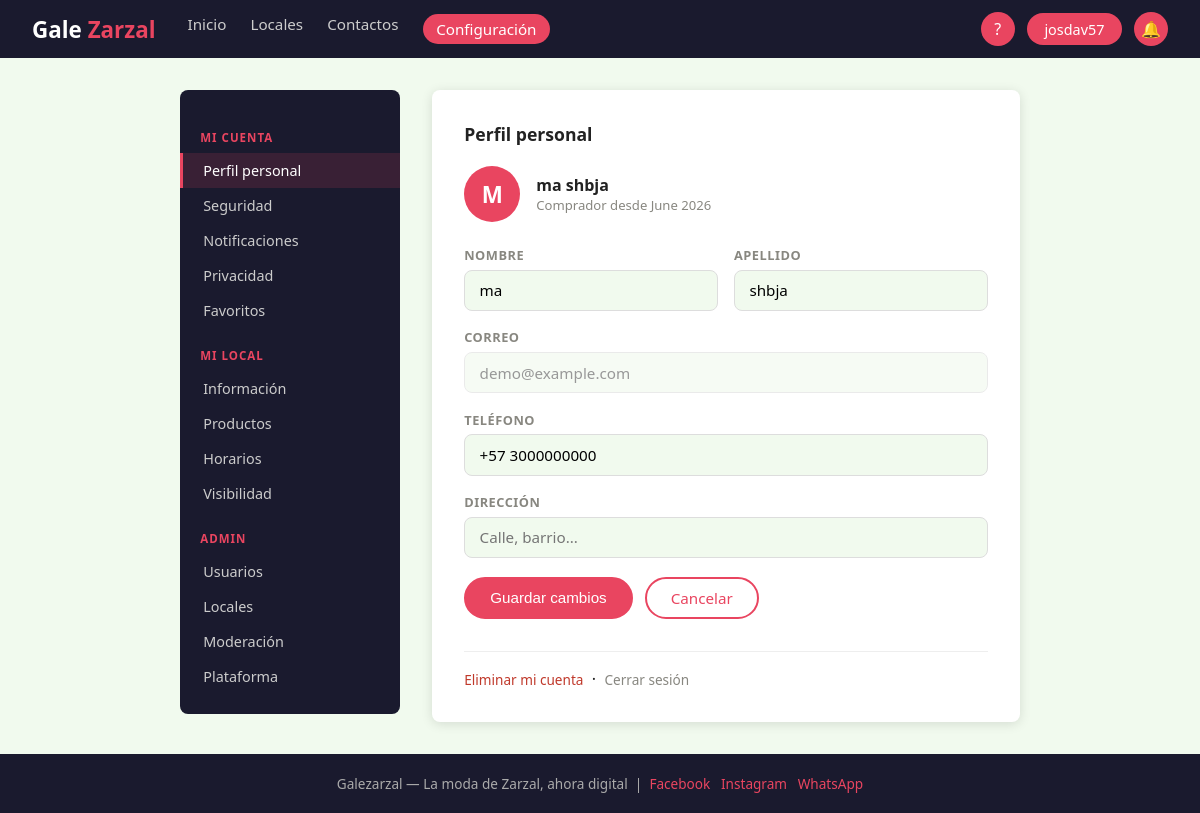
/configuracion/configuracion.php (signed in), run on the app's committed database.
### tables this page shows
CREATE TABLE `usuario` (
  `iduser` int(11) NOT NULL,
  `username` varchar(50) NOT NULL,
  `email` varchar(100) NOT NULL,
  `passwordHash` varchar(255) NOT NULL,
  `primerNombre` varchar(50) NOT NULL,
  `segundoNombre` varchar(50) DEFAULT NULL,
  `primerApellido` varchar(50) NOT NULL,
  `segundoApellido` varchar(50) DEFAULT NULL,
  `direccion` varchar(150) DEFAULT NULL,
  `celular` varchar(15) DEFAULT NULL,
  `idTipDocu` int(11) NOT NULL,
  `idRol` int(11) NOT NULL DEFAULT 1,
  `idOrigenUser` int(11) DEFAULT NULL,
  `fechaRegistro` datetime NOT NULL DEFAULT current_timestamp(),
  `estado` enum('activo','inactivo','suspendido') NOT NULL DEFAULT 'activo'
);

### configuracion/configuracion.php (the view, shortened to what this page needs)
<?php
$db     = getDB();
$st = $db->prepare(
    "SELECT u.*, c.nomCiudad FROM Usuario u
     LEFT JOIN OrigenUsuario ou ON ou.idOrigenUser = u.idOrigenUser
     LEFT JOIN Ciudad c ON c.idciud = ou.idciud
     WHERE u.iduser = ?"
);
$st->execute([$_SESSION['iduser']]);
$usuario = $st->fetch();
require_once __DIR__ . '/../includes/header.php';
?>
<div class="config-layout">
  <?php require_once __DIR__ . '/sidebar.php'; ?>
  <main class="config-main">
    <div class="config-panel">
      <h2>Perfil personal</h2>
      <div style="display:flex;align-items:center;gap:1rem;margin-bottom:1.5rem;">
        <div style="width:56px;height:56px;border-radius:50%;background:var(--rojo);color:var(--blanco);
                    display:flex;align-items:center;justify-content:center;font-size:1.4rem;font-weight:700;">
          <?= strtoupper(substr($usuario['primerNombre']??'G',0,1)) ?>
        </div>
        <div>
          <strong><?= htmlspecialchars(($usuario['primerNombre']??'').' '.($usuario['primerApellido']??'')) ?></strong>
          <p style="font-size:.82rem;color:var(--gris);"><?= htmlspecialchars($usuario['nomRol']??'Comprador') ?> desde <?= date('F Y', strtotime($usuario['fechaRegistro']??'now')) ?></p>
        </div>
      </div>
      <form method="POST">
        <div class="form-row">
          <div class="form-group">
            <label>Nombre</label>
            <input type="text" name="primerNombre" value="<?= htmlspecialchars($usuario['primerNombre']??'') ?>" required>
          </div>
          <div class="form-group">
            <label>Apellido</label>
            <input type="text" name="primerApellido" value="<?= htmlspecialchars($usuario['primerApellido']??'') ?>" required>
          </div>
        </div>
        <div class="form-group">
          <label>Correo</label>
          <input type="email" value="<?= htmlspecialchars($usuario['email']??'') ?>" disabled style="opacity:.6;">
        </div>
        <div class="form-group">
          <label>Teléfono</label>
          <input type="tel" name="celular" value="<?= htmlspecialchars($usuario['celular']??'') ?>" placeholder="+57 316 000 000">
        </div>
        <div class="form-group">
          <label>Dirección</label>
          <input type="text" name="direccion" value="<?= htmlspecialchars($usuario['direccion']??'') ?>" placeholder="Calle, barrio...">
        </div>
        <div class="form-acciones">
          <button type="submit" class="btn-primary">Guardar cambios</button>
          <a href="/galezarzal/index.php" class="btn-outline">Cancelar</a>
        </div>
      </form>
      <div style="margin-top:2rem;padding-top:1rem;border-top:1px solid #eee;">
        <a href="/galezarzal/usuario/eliminarCuenta.php" style="color:#c0392b;font-size:.85rem;">Eliminar mi cuenta</a>
        &nbsp;·&nbsp;
        <a href="/galezarzal/includes/aut_logout.php" style="color:var(--gris);font-size:.85rem;">Cerrar sesión</a>
      </div>
    </div>
  </main>
</div>
<?php require_once __DIR__ . '/../includes/footer.php'; ?>

### assets/css/style.css (style rules this page uses)
:root { --rojo: #E94560; --oscuro: #1A1A2E; --crema: #F1FAEE; --blanco: #FFFFFF; --gris: #888780; --gris-l: #e8e8e8; --exito: #2ecc71; --alerta: #f39c12; --radio: 8px; --sombra: 0 2px 12px rgba(0,0,0,.12); }
*, *::before, *::after { box-sizing: border-box; margin: 0; padding: 0; }
html { scroll-behavior: smooth; }
body { font-family: 'Segoe UI', Arial, sans-serif; background: var(--crema); color: #222; min-height: 100vh; display: flex; flex-direction: column; }
a { color: inherit; text-decoration: none; }
.btn-primary { background: var(--rojo); color: var(--blanco); border: 2px solid var(--rojo); border-radius: 25px; padding: .55rem 1.5rem; font-size: .95rem; cursor: pointer; transition: opacity .2s; display: inline-block; }
.btn-outline { background: transparent; color: var(--rojo); border: 2px solid var(--rojo); border-radius: 25px; padding: .55rem 1.5rem; font-size: .95rem; cursor: pointer; transition: background .2s, color .2s; display: inline-block; }
.form-group { margin-bottom: 1.1rem; }
.form-group label { display: block; font-size: .8rem; font-weight: 600; text-transform: uppercase; letter-spacing: .5px; color: var(--gris); margin-bottom: .35rem; }
.form-group input, .form-group select, .form-group textarea { width: 100%; border: 1.5px solid #ddd; border-radius: var(--radio); padding: .6rem .9rem; font-size: .95rem; background: var(--crema); transition: border-color .2s; outline: none; font-family: inherit; }
.form-row { display: grid; grid-template-columns: 1fr 1fr; gap: 1rem; }
.form-acciones { display: flex; gap: .75rem; flex-wrap: wrap; margin-top: 1.2rem; }
.config-layout { display: flex; gap: 2rem; align-items: flex-start; padding: 2rem; max-width: 1100px; margin: 0 auto; }
.config-main { flex: 1; }
.config-panel { background: var(--blanco); border-radius: var(--radio); box-shadow: var(--sombra); padding: 2rem; }
.config-panel h2 { font-size: 1.1rem; font-weight: 700; margin-bottom: 1.25rem; }

### data on the page
usuario: primerNombre "M", primerNombre+primerApellido "ma shbja", fechaRegistro "June 2026", primerNombre "ma", primerApellido "shbja", email "demo@example.com", celular "+57 3000000000"

### other printed values
$_nomUsuario "josdav57"
$usuario['nomRol'] "Comprador"
